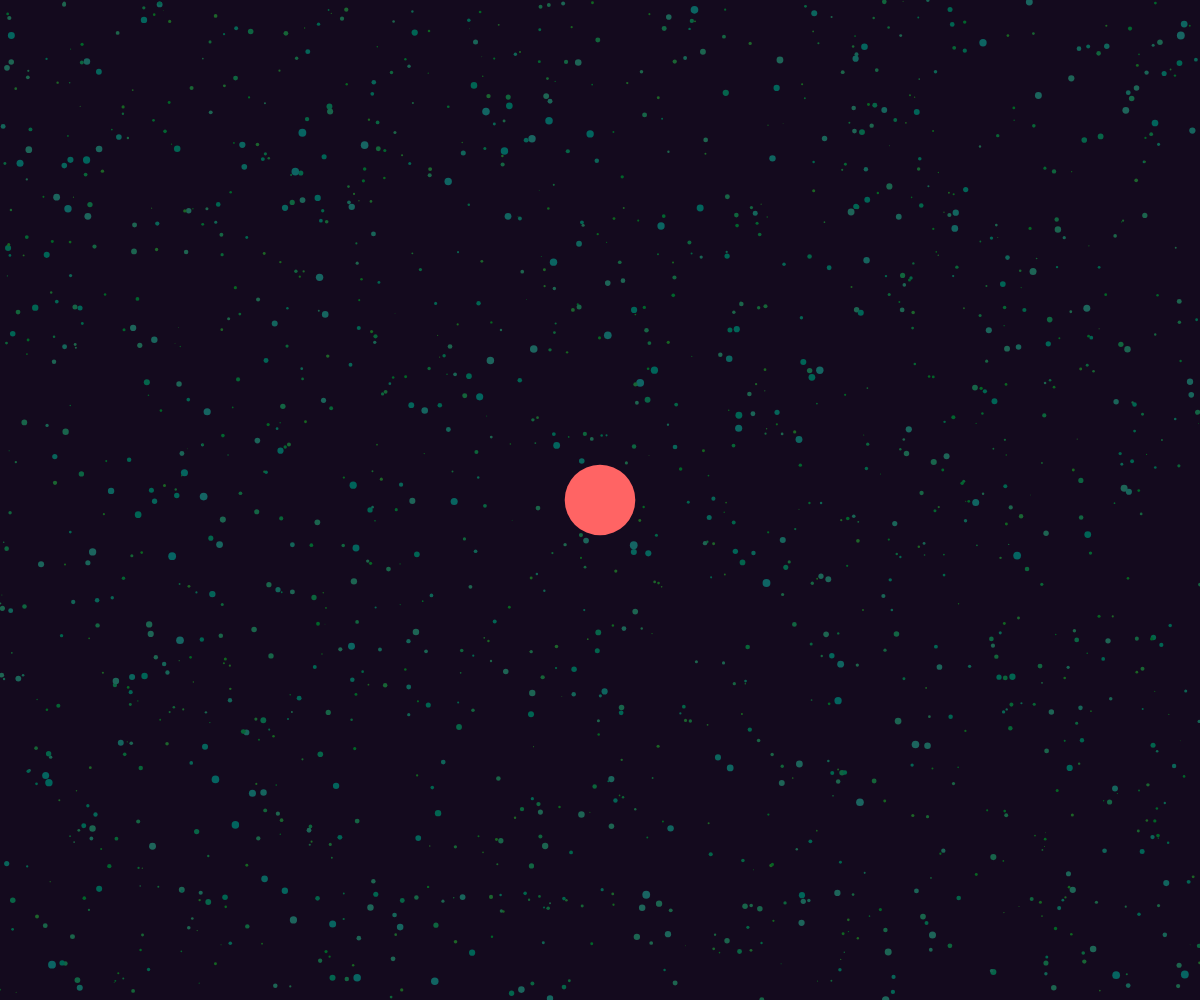
Frame 1 (no input)
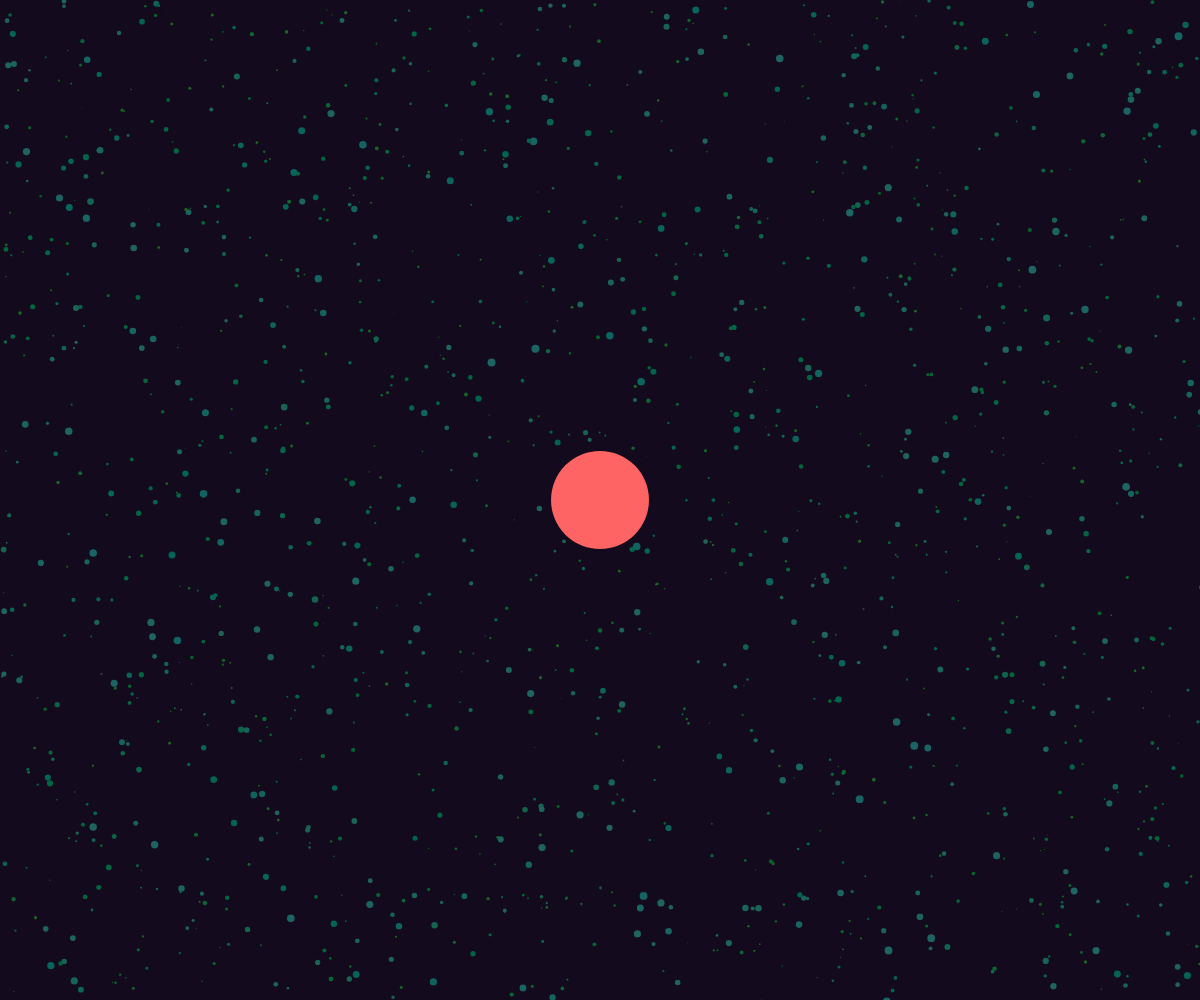
Frame 60 (no input)
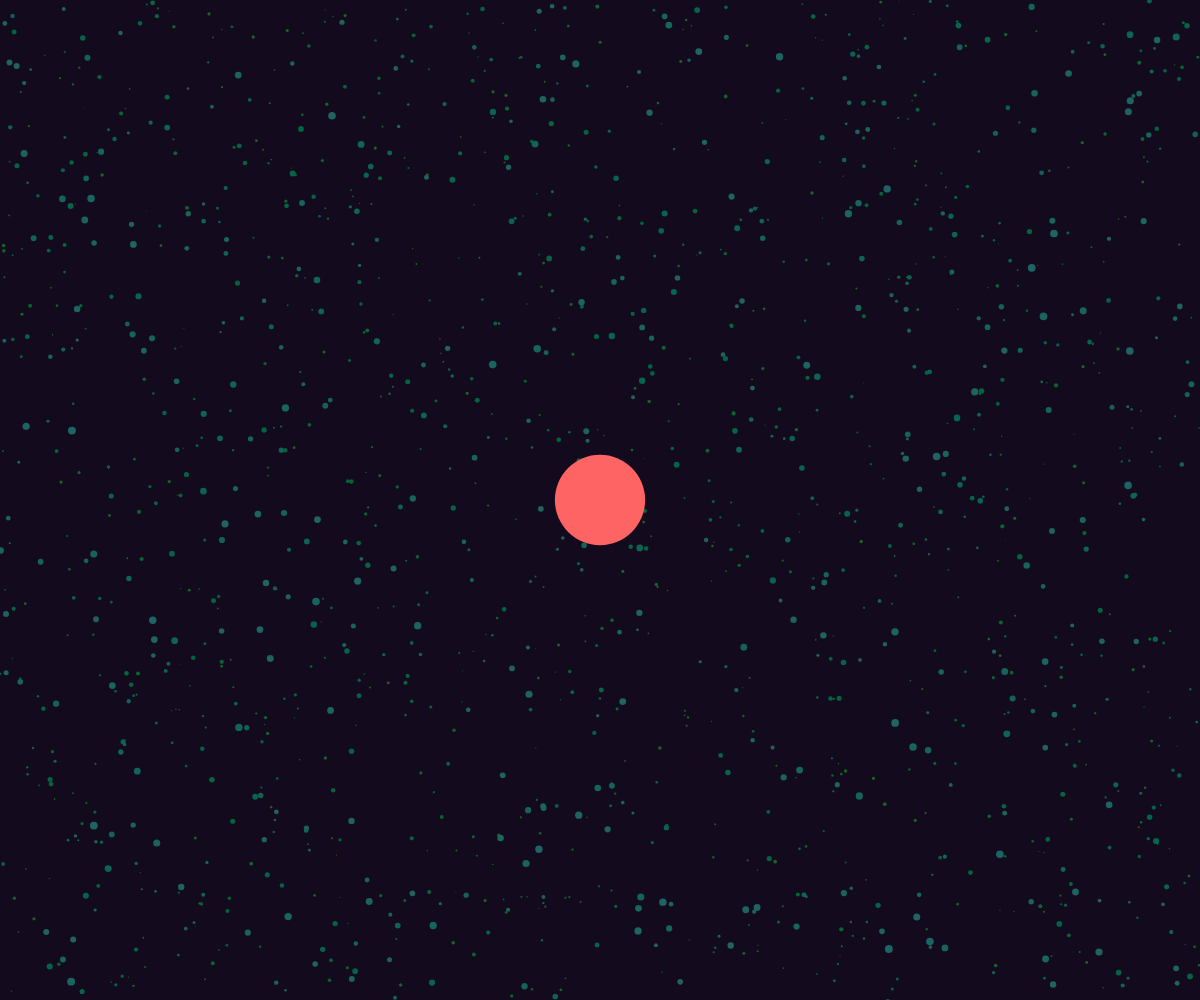
Frame 120 (the mouse pressed at the canvas centre since frame 60)

The p5.js sketch that drew these frames (run headless with seeded random() and noise() and a simulated clock; from frame 60 on, the mouse is pressed at the canvas centre):

// p5.js sketch
// ── sketch.js
let magmaParticles = [];
let time = 0;

function setup() {
  createCanvas(windowWidth, windowHeight);
  noStroke();
  
  // Create magma particles that will form the lava flow
  for (let i = 0; i < 1500; i++) {
    let x = random(width);
    let y = random(height);
    let size = random(2, 8);
    let speed = random(0.001, 0.003);
    let angle = random(TWO_PI);
    magmaParticles.push({
      x: x,
      y: y,
      size: size,
      speed: speed,
      angle: angle,
      baseSize: size
    });
  }
}

function draw() {
  // Background is dark to simulate subterranean environment
  background(20, 10, 30);
  
  time += 0.01;
  
  // Draw the pulsating lava flow
  for (let i = 0; i < magmaParticles.length; i++) {
    let p = magmaParticles[i];
    
    // Update position with a slow wave motion
    p.x += cos(p.angle) * p.speed * 20;
    p.y += sin(p.angle) * p.speed * 20;
    
    // Pulsating effect using sine wave for size and color
    let pulse = sin(time + i * 0.01) * 0.3 + 0.7;
    let size = p.baseSize * pulse;
    
    // Create glowing colors from red to orange
    let hue = map(sin(time * 0.5 + i * 0.02), -1, 1, 0, 30);
    let saturation = 100;
    let brightness = map(size, 2, 8, 80, 100) * pulse;
    
    fill(hue, saturation, brightness);
    
    // Draw the particle
    ellipse(p.x, p.y, size, size);
    
    // Reset position if out of bounds
    if (p.x < -50 || p.x > width + 50 || p.y < -50 || p.y > height + 50) {
      p.x = random(width);
      p.y = random(height);
    }
  }
  
  // Add a central glowing core to emphasize the lava flow
  let corePulse = sin(time * 2) * 0.3 + 0.7;
  fill(255, 100, 100);
  ellipse(width/2, height/2, 100 * corePulse, 100 * corePulse);
}

function windowResized() {
  resizeCanvas(windowWidth, windowHeight);
}
